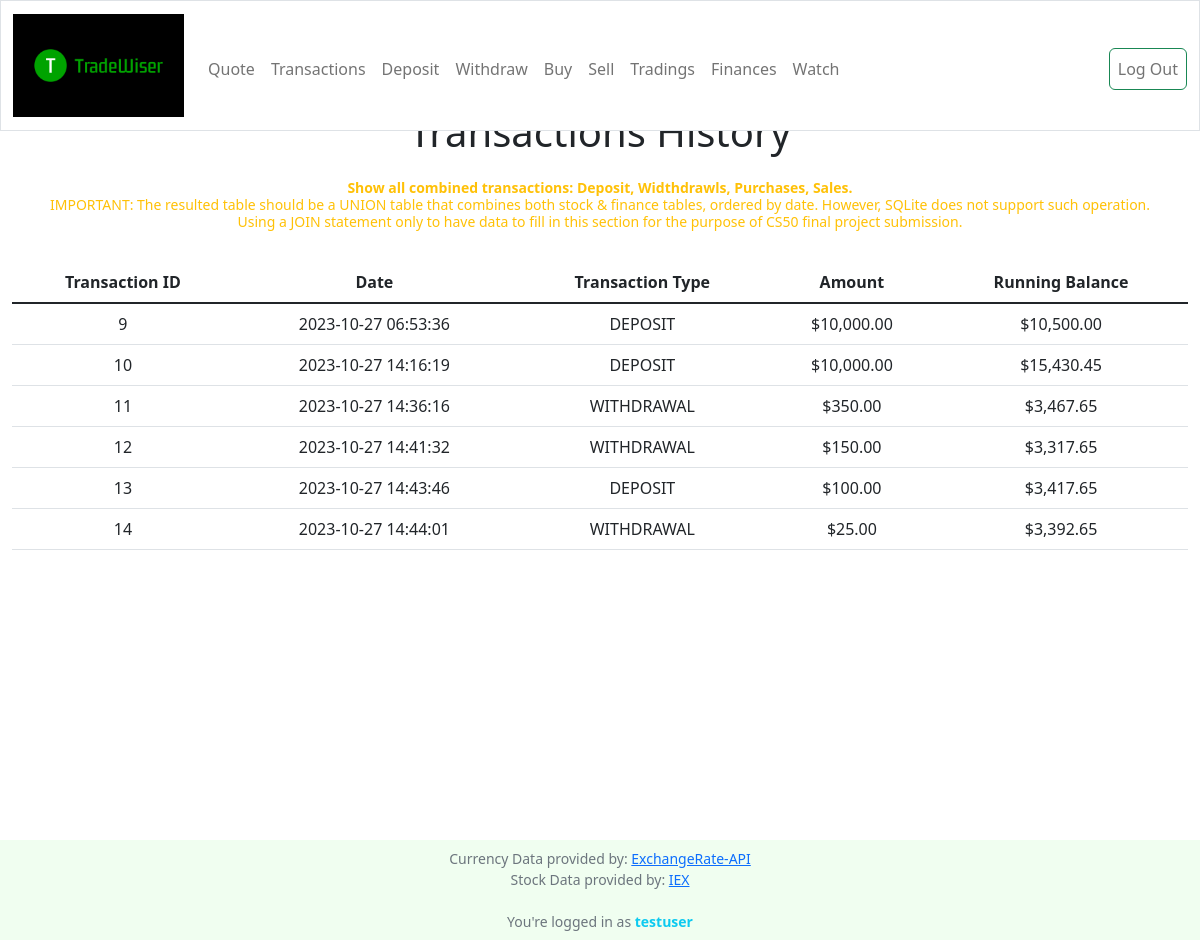
The page /transactions (signed in) on the database its author committed.
### tables this page shows
CREATE TABLE finance (
   id INTEGER PRIMARY KEY AUTOINCREMENT NOT NULL,
   date DATETIME NOT NULL,
   owner INTEGER NOT NULL, 
   type VARCHAR(10) NOT NULL,
   amount NUMERIC NOT NULL,
   running_balance NUMERIC NOT NULL
);

### app.py (the view)
@app.route("/transactions")
def transactions():
    CURRENT_USER = session["user_id"]
    transactions = db.execute("WITH user_finance AS (SELECT f.id, f.date, f.owner, f.type, f.amount, f.running_balance FROM finance AS f JOIN trading AS t ON f.id = f.id WHERE f.owner = ?) SELECT DISTINCT * FROM user_finance", CURRENT_USER)
    return render_template("transactions.html", transactions=transactions)

### app.py (called while the page is built)
@app.after_request
def after_request(response):
    response.headers["Cache-Control"] = "no-cache, no-store, must-revalidate"
    response.headers["Expires"] = 0
    response.headers["Pragma"] = "no-cache"
    return response

### utilities.py (called while the page is built)
def USD_money(money):
    return f"${money:,.2f}"

### templates/transactions.html (shortened to what this page needs)
{% extends "layout.html" %}
{% block main %}
    <div class="section">
        <p class="h1 pb-3">Transactions History</p>
        <h1 class="small text-warning">
            <span><strong class="test-primary">
                Show all combined transactions: Deposit, Widthdrawls, Purchases, Sales.<br>
            </strong></span>
            IMPORTANT: The resulted table should be a UNION table that combines both stock & finance tables, ordered by date. However, SQLite does not support such operation.<br>
            Using a JOIN statement only to have data to fill in this section for the purpose of CS50 final project submission.
        </h1><br>
        <table class="table table-hover" data-toggle="table">
            <thead>
                <tr>
                    <th data-sortable="true" scope="col">Transaction ID</th>
                    <th data-sortable="true" scope="col">Date</th>
                    <th data-sortable="true" scope="col">Transaction Type</th>
                    <th data-sortable="true" scope="col">Amount</th>
                    <th data-sortable="true" scope="col">Running Balance</th>
                </tr>
            </thead>
            <tbody class="table-group-divider">
                {% for item in transactions %}
                <tr>
                    <td>{{ item.id }}</td>
                    <td>{{ item.date }}</td>
                    <td>{{ item.type }}</td>
                    <td>{{ item.amount|usd}}</td>
                    <td>{{ item.running_balance|usd }}</td>
                </tr>
                {% endfor %}
            </tbody>
        </table>
    </div>
{% endblock %}

### static/styles.css (style rules this page uses)
body::before { display: block; content: ''; height: 60px }
body::after { display: block; content: ''; height: 80px }

### rows shown on the page
finance: id "9", date "2023-10-27 06:53:36", type "DEPOSIT", amount "$10,000.00", running_balance "$10,500.00"
finance: id "10", date "2023-10-27 14:16:19", type "DEPOSIT", amount "$10,000.00", running_balance "$15,430.45"
finance: id "11", date "2023-10-27 14:36:16", type "WITHDRAWAL", amount "$350.00", running_balance "$3,467.65"
finance: id "12", date "2023-10-27 14:41:32", type "WITHDRAWAL", amount "$150.00", running_balance "$3,317.65"
finance: id "13", date "2023-10-27 14:43:46", type "DEPOSIT", amount "$100.00", running_balance "$3,417.65"
finance: id "14", date "2023-10-27 14:44:01", type "WITHDRAWAL", amount "$25.00", running_balance "$3,392.65"

### other values the page prints
{{ session["username"] }} "testuser"
